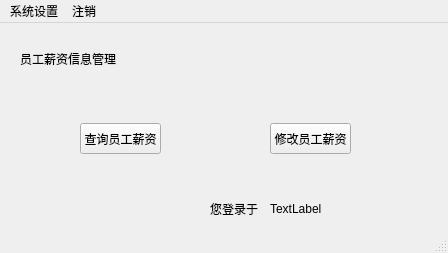
<?xml version="1.0" encoding="UTF-8"?>
<ui version="4.0">
 <class>salary</class>
 <widget class="QMainWindow" name="salary">
  <property name="geometry">
   <rect>
    <x>0</x>
    <y>0</y>
    <width>448</width>
    <height>253</height>
   </rect>
  </property>
  <property name="windowTitle">
   <string>企业人事管理系统</string>
  </property>
  <widget class="QWidget" name="centralwidget">
   <widget class="QLabel" name="welLabel">
    <property name="geometry">
     <rect>
      <x>20</x>
      <y>20</y>
      <width>181</width>
      <height>31</height>
     </rect>
    </property>
    <property name="text">
     <string>员工薪资信息管理</string>
    </property>
   </widget>
   <widget class="QLabel" name="strLabel">
    <property name="geometry">
     <rect>
      <x>210</x>
      <y>170</y>
      <width>54</width>
      <height>31</height>
     </rect>
    </property>
    <property name="text">
     <string>您登录于</string>
    </property>
   </widget>
   <widget class="QLabel" name="timeLabel">
    <property name="geometry">
     <rect>
      <x>270</x>
      <y>170</y>
      <width>171</width>
      <height>31</height>
     </rect>
    </property>
    <property name="text">
     <string>TextLabel</string>
    </property>
   </widget>
   <widget class="QPushButton" name="selectSalaBtn">
    <property name="geometry">
     <rect>
      <x>80</x>
      <y>100</y>
      <width>81</width>
      <height>31</height>
     </rect>
    </property>
    <property name="text">
     <string>查询员工薪资</string>
    </property>
   </widget>
   <widget class="QPushButton" name="alterSalaBtn">
    <property name="geometry">
     <rect>
      <x>270</x>
      <y>100</y>
      <width>81</width>
      <height>31</height>
     </rect>
    </property>
    <property name="text">
     <string>修改员工薪资</string>
    </property>
   </widget>
  </widget>
  <widget class="QMenuBar" name="menubar">
   <property name="geometry">
    <rect>
     <x>0</x>
     <y>0</y>
     <width>448</width>
     <height>23</height>
    </rect>
   </property>
   <widget class="QMenu" name="menu">
    <property name="title">
     <string>系统设置</string>
    </property>
    <addaction name="aboutAction"/>
    <addaction name="helpAction"/>
    <addaction name="alterAction"/>
   </widget>
   <widget class="QMenu" name="menu_2">
    <property name="title">
     <string>注销</string>
    </property>
   </widget>
   <addaction name="menu"/>
   <addaction name="menu_2"/>
  </widget>
  <widget class="QStatusBar" name="statusbar"/>
  <action name="aboutAction">
   <property name="text">
    <string>关于软件</string>
   </property>
  </action>
  <action name="helpAction">
   <property name="text">
    <string>帮助信息</string>
   </property>
  </action>
  <action name="alterAction">
   <property name="text">
    <string>修改密码</string>
   </property>
  </action>
 </widget>
 <resources/>
 <connections/>
</ui>
